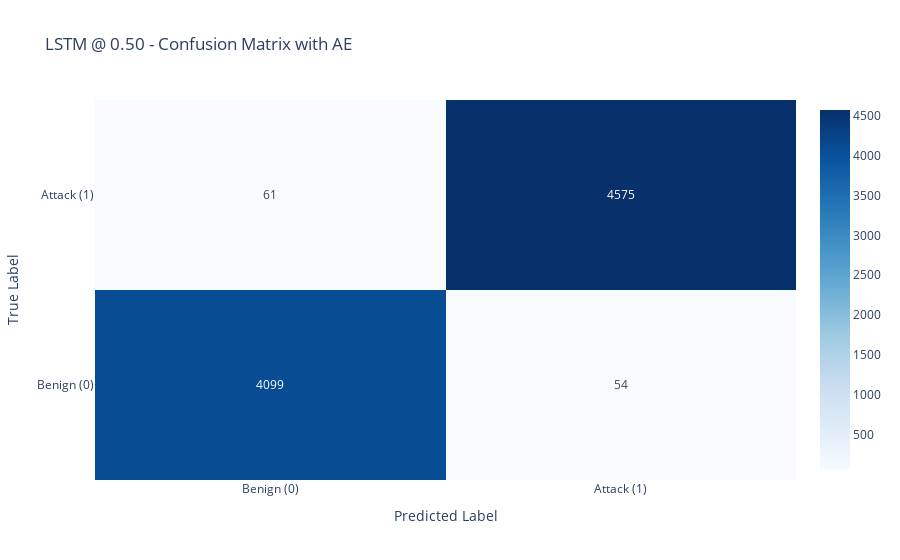

The notebook cell this image was saved under:
### Code cell
y_pred_lstm = (y_probs >= best_threshold).astype(int)
cm_lstm = confusion_matrix(y_test, y_pred_lstm)
plot_confusion_matrix_plotly(cm_lstm, ['Benign (0)', 'Attack (1)'], f"LSTM @ {best_threshold:.2f}")

### Figure 1 — Plotly figure (JSON) as saved in the notebook; plotly's stock layout.template omitted (floating-point values rounded to 4 significant figures)
{"data": [{"colorscale": [[0, "rgb(247,251,255)"], [0.125, "rgb(222,235,247)"], [0.25, "rgb(198,219,239)"], [0.375, "rgb(158,202,225)"], [0.5, "rgb(107,174,214)"], [0.625, "rgb(66,146,198)"], [0.75, "rgb(33,113,181)"], [0.875, "rgb(8,81,156)"], [1, "rgb(8,48,107)"]], "showscale": true, "text": [[4099, 54], [61, 4575]], "texttemplate": "%{text}", "type": "heatmap", "x": ["Benign (0)", "Attack (1)"], "y": ["Benign (0)", "Attack (1)"], "z": [[4099, 54], [61, 4575]]}], "layout": {"title": {"text": "LSTM @ 0.50 - Confusion Matrix with AE"}, "xaxis": {"title": {"text": "Predicted Label"}}, "yaxis": {"title": {"text": "True Label"}}}}
